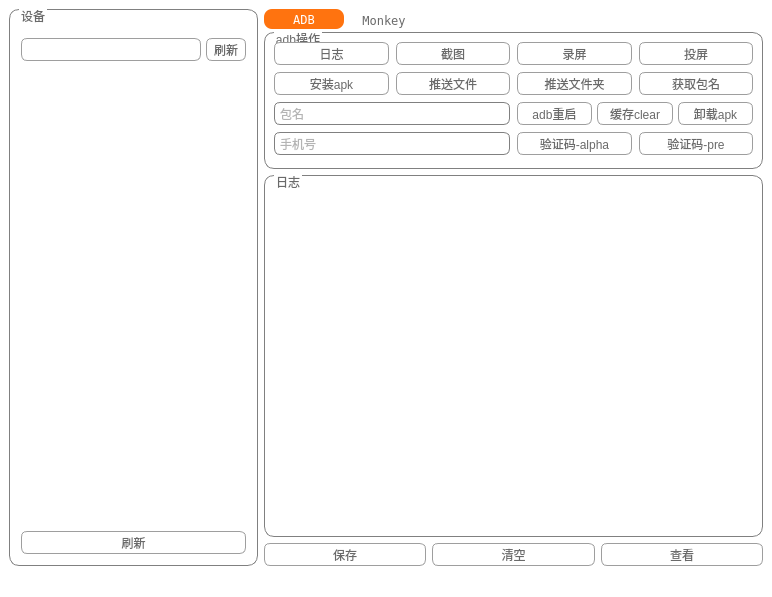
<?xml version="1.0" encoding="UTF-8"?>
<ui version="4.0">
 <class>MainWindow</class>
 <widget class="QMainWindow" name="MainWindow">
  <property name="geometry">
   <rect>
    <x>0</x>
    <y>0</y>
    <width>772</width>
    <height>597</height>
   </rect>
  </property>
  <property name="windowTitle">
   <string>ADB工具</string>
  </property>
  <property name="windowIcon">
   <iconset resource="img.qrc">
    <normaloff>:/logo/adb.ico</normaloff>:/logo/adb.ico</iconset>
  </property>
  <property name="styleSheet">
   <string notr="true">QWidget{
	background-color: white;
	color: rgb(106, 106, 106);
}
QPushButton{
	color: rgb(106, 106, 106);
	selection-color: rgb(201, 216, 255);
	height:21px;
	border:1px solid rgb(158, 158, 158);
	border-radius:6px;
	padding:0px 3px;
	}
QLineEdit{
	border:1px solid gray;
	height:21px;
	border-radius:6px;
	padding:0px 3px;
	background: transparent;
	}
QPushButton:hover{
	font-weight:700;
	color:white;
	border-color:rgb(188, 201, 244);
	background-color: rgb(111, 172, 236);
	}
QPushButton:pressed{
	font-weight:700;
	border-color:rgb(188, 201, 200);
	background-color: rgb(188, 201, 200);
	}
QScrollBar:vertical {
	width: 8px;
	background:rgba(0, 0, 0, 0%);
	border-radius:4px;
	border:none;
}
QScrollBar:handle:vertical{
	border-radius:4px;
	width: 8px;
	background:rgba(0, 0, 0, 25%);
}
QScrollBar:handle:vertical:hover
{
    width:8px;
    background:rgba(0, 0, 0, 50%);
    border-radius:4px;
    min-height:20;
}
QScrollBar:add-line:vertical
{
    height:0px;
	width:0px;
    subcontrol-position:bottom;
}
QScrollBar:sub-line:vertical
{
    height:0px;
	width:0px;
    subcontrol-position:top;
}
 QMenu {
 }

 QMenu::item {
	
	background-color: transparent;
	padding:5px 45px;
	border-radius:6px;
	margin:0px 0px;

 }

 QMenu::item:selected {
     background-color: #e8e8e8;

 }</string>
  </property>
  <widget class="QWidget" name="centralwidget">
   <layout class="QGridLayout" name="gridLayout">
    <item row="0" column="0">
     <layout class="QHBoxLayout" name="horizontalLayout_16" stretch="1,2">
      <item>
       <widget class="QGroupBox" name="groupBox_3">
        <property name="minimumSize">
         <size>
          <width>0</width>
          <height>0</height>
         </size>
        </property>
        <property name="maximumSize">
         <size>
          <width>270</width>
          <height>16777215</height>
         </size>
        </property>
        <property name="styleSheet">
         <string notr="true">            QGroupBox#groupBox_3{
                 border:1px solid gray;
				margin-top:0.5em;
                 border-radius:10px;
                 padding:0px;
                }
			QGroupBox::title {
				subcontrol-origin: margin;
				subcontrol-position: top left;
				left:10px;
				}</string>
        </property>
        <property name="title">
         <string>设备</string>
        </property>
        <layout class="QHBoxLayout" name="horizontalLayout_3">
         <item>
          <layout class="QVBoxLayout" name="verticalLayout_4">
           <property name="spacing">
            <number>0</number>
           </property>
           <item>
            <layout class="QHBoxLayout" name="horizontalLayout_2">
             <property name="spacing">
              <number>5</number>
             </property>
             <item>
              <widget class="QComboBox" name="comboBox">
               <property name="enabled">
                <bool>true</bool>
               </property>
               <property name="minimumSize">
                <size>
                 <width>0</width>
                 <height>0</height>
                </size>
               </property>
               <property name="maximumSize">
                <size>
                 <width>16777215</width>
                 <height>16777215</height>
                </size>
               </property>
               <property name="cursor">
                <cursorShape>ArrowCursor</cursorShape>
               </property>
               <property name="layoutDirection">
                <enum>Qt::LeftToRight</enum>
               </property>
               <property name="autoFillBackground">
                <bool>false</bool>
               </property>
               <property name="styleSheet">
                <string notr="true">QComboBox{
	combobox-popup: 0;
	border-style:none;
	color: rgb(106, 106, 106);
	height:21px;
    border:1px solid rgb(158, 158, 158);
    border-radius:6px;
    padding:0px 3px;
    background: white;
    }

QComboBox:drop-down {
    width:0px;
    border: none;
    subcontrol-position: right center;
    subcontrol-origin: padding;
    }
QComboBox QAbstractItemView{
    outline: 0px;
	border:1px solid rgb(158, 158, 158);
	border-radius: 6px;
	background-color: #FFFFFF;
    }
QComboBox QAbstractItemView::item {
    color: rgb(106, 106, 106);
    min-height: 23px; 
    border-radius:10px;
    margin:3px 0px 3px 0px;
    }
QComboBox QAbstractScrollArea QScrollBar:vertical {
    width: 8px;
    border:none;
    border-radius:4px;
}
QComboBox QAbstractScrollArea QScrollBar:handle:vertical{
    border-radius:4px;
    width: 8px;
    background:gray;
}
QComboBox QAbstractItemView::item:selected{
    color:white;
    background-color: rgb(111, 172, 236);
    }</string>
               </property>
               <property name="frame">
                <bool>false</bool>
               </property>
              </widget>
             </item>
             <item>
              <widget class="QPushButton" name="pushButton_3">
               <property name="maximumSize">
                <size>
                 <width>40</width>
                 <height>16777215</height>
                </size>
               </property>
               <property name="cursor">
                <cursorShape>PointingHandCursor</cursorShape>
               </property>
               <property name="styleSheet">
                <string notr="true"/>
               </property>
               <property name="text">
                <string>刷新</string>
               </property>
               <property name="autoDefault">
                <bool>false</bool>
               </property>
              </widget>
             </item>
            </layout>
           </item>
           <item>
            <layout class="QGridLayout" name="gridLayout_2" rowstretch="0,0" columnstretch="0" rowminimumheight="0,0">
             <property name="spacing">
              <number>0</number>
             </property>
             <item row="0" column="0">
              <widget class="QListWidget" name="listWidget">
               <property name="enabled">
                <bool>true</bool>
               </property>
               <property name="cursor" stdset="0">
                <cursorShape>ArrowCursor</cursorShape>
               </property>
               <property name="styleSheet">
                <string notr="true">            QListWidget{
                outline:0px;
                color: rgb(106, 106, 106);
                border:none;
                border-radius:5px;
                padding:5px -5px 5px -5px;
                background: transparent;
            }
            QListWidget::item
                {
                    color: rgb(106, 106, 106);
                    min-height: 25px; 
                    border-radius:10px;
                    margin:3px 0px 3px 0px;
                }
            QListWidget::item:hover
                {
                    color:white;
                    background-color: rgb(111, 172, 236);
                }
            QListWidget::item:selected
                {
                    color:white;
                    background-color: rgb(96, 193, 0);
                }</string>
               </property>
               <property name="frameShape">
                <enum>QFrame::StyledPanel</enum>
               </property>
               <property name="frameShadow">
                <enum>QFrame::Plain</enum>
               </property>
               <property name="horizontalScrollBarPolicy">
                <enum>Qt::ScrollBarAsNeeded</enum>
               </property>
               <property name="autoScrollMargin">
                <number>16</number>
               </property>
               <property name="showDropIndicator" stdset="0">
                <bool>false</bool>
               </property>
              </widget>
             </item>
             <item row="1" column="0">
              <widget class="QPushButton" name="pushButton_18">
               <property name="cursor">
                <cursorShape>PointingHandCursor</cursorShape>
               </property>
               <property name="styleSheet">
                <string notr="true"/>
               </property>
               <property name="text">
                <string>刷新</string>
               </property>
              </widget>
             </item>
            </layout>
           </item>
          </layout>
         </item>
        </layout>
       </widget>
      </item>
      <item>
       <layout class="QVBoxLayout" name="verticalLayout_5">
        <item>
         <layout class="QVBoxLayout" name="verticalLayout" stretch="1,3">
          <item>
           <widget class="QTabWidget" name="tabWidget">
            <property name="font">
             <font>
              <family>Andale Mono</family>
             </font>
            </property>
            <property name="cursor">
             <cursorShape>ArrowCursor</cursorShape>
            </property>
            <property name="styleSheet">
             <string notr="true">            QTabWidget{
					background-color:transparent;
			}
            QTabWidget::pane{
                        border:none;
                        padding: 0px;
            }
            QTabWidget::tab-bar{alignment:left;}
            QTabBar::tab{
                color: rgb(106, 106, 106);
                border-radius:8px;
                            }
            QTabBar::tab:hover{
                color:white;
                background-color: rgb(111, 172, 236);
                            }
            QTabBar::tab:selected{
                            border-color: rgb(255, 115, 15);
                            background:rgb(255, 115, 15);
                            color:white;
                            }

            QTabBar::tab{width:80px}
            QTabBar::tab{height:20px}</string>
            </property>
            <property name="currentIndex">
             <number>0</number>
            </property>
            <widget class="QWidget" name="tab">
             <attribute name="title">
              <string>ADB</string>
             </attribute>
             <layout class="QHBoxLayout" name="horizontalLayout_15">
              <property name="leftMargin">
               <number>0</number>
              </property>
              <property name="topMargin">
               <number>3</number>
              </property>
              <property name="rightMargin">
               <number>0</number>
              </property>
              <property name="bottomMargin">
               <number>0</number>
              </property>
              <item>
               <widget class="QGroupBox" name="groupBox">
                <property name="styleSheet">
                 <string notr="true">            QGroupBox#groupBox{
                 border:1px solid gray;
				margin-top: 0.5em;
                 border-radius:10px;
                 padding:0px;
                }
			QGroupBox::title {
				subcontrol-origin: margin;
				subcontrol-position: top left;
				left:10px;
				}</string>
                </property>
                <property name="title">
                 <string>adb操作</string>
                </property>
                <layout class="QHBoxLayout" name="horizontalLayout_21">
                 <item>
                  <layout class="QVBoxLayout" name="verticalLayout_3">
                   <property name="spacing">
                    <number>7</number>
                   </property>
                   <item>
                    <layout class="QHBoxLayout" name="horizontalLayout_7">
                     <property name="spacing">
                      <number>7</number>
                     </property>
                     <item>
                      <widget class="QPushButton" name="pushButton">
                       <property name="minimumSize">
                        <size>
                         <width>0</width>
                         <height>0</height>
                        </size>
                       </property>
                       <property name="font">
                        <font>
                         <family>Helvetica Neue</family>
                         <bold>false</bold>
                        </font>
                       </property>
                       <property name="cursor">
                        <cursorShape>PointingHandCursor</cursorShape>
                       </property>
                       <property name="toolTip">
                        <string/>
                       </property>
                       <property name="styleSheet">
                        <string notr="true"/>
                       </property>
                       <property name="text">
                        <string>日志</string>
                       </property>
                       <property name="autoDefault">
                        <bool>false</bool>
                       </property>
                       <property name="default">
                        <bool>false</bool>
                       </property>
                       <property name="flat">
                        <bool>false</bool>
                       </property>
                      </widget>
                     </item>
                     <item>
                      <widget class="QPushButton" name="pushButton_5">
                       <property name="minimumSize">
                        <size>
                         <width>0</width>
                         <height>0</height>
                        </size>
                       </property>
                       <property name="cursor">
                        <cursorShape>PointingHandCursor</cursorShape>
                       </property>
                       <property name="acceptDrops">
                        <bool>true</bool>
                       </property>
                       <property name="text">
                        <string>截图</string>
                       </property>
                       <property name="autoDefault">
                        <bool>false</bool>
                       </property>
                      </widget>
                     </item>
                     <item>
                      <widget class="QPushButton" name="pushButton_6">
                       <property name="minimumSize">
                        <size>
                         <width>0</width>
                         <height>0</height>
                        </size>
                       </property>
                       <property name="cursor">
                        <cursorShape>PointingHandCursor</cursorShape>
                       </property>
                       <property name="acceptDrops">
                        <bool>true</bool>
                       </property>
                       <property name="text">
                        <string>录屏</string>
                       </property>
                       <property name="autoDefault">
                        <bool>false</bool>
                       </property>
                      </widget>
                     </item>
                     <item>
                      <widget class="QPushButton" name="pushButton_11">
                       <property name="minimumSize">
                        <size>
                         <width>0</width>
                         <height>0</height>
                        </size>
                       </property>
                       <property name="cursor">
                        <cursorShape>PointingHandCursor</cursorShape>
                       </property>
                       <property name="acceptDrops">
                        <bool>true</bool>
                       </property>
                       <property name="text">
                        <string>投屏</string>
                       </property>
                       <property name="autoDefault">
                        <bool>false</bool>
                       </property>
                      </widget>
                     </item>
                    </layout>
                   </item>
                   <item>
                    <layout class="QHBoxLayout" name="horizontalLayout_6">
                     <property name="spacing">
                      <number>7</number>
                     </property>
                     <item>
                      <widget class="QPushButton" name="pushButton_2">
                       <property name="minimumSize">
                        <size>
                         <width>0</width>
                         <height>0</height>
                        </size>
                       </property>
                       <property name="cursor">
                        <cursorShape>PointingHandCursor</cursorShape>
                       </property>
                       <property name="acceptDrops">
                        <bool>true</bool>
                       </property>
                       <property name="text">
                        <string>安装apk</string>
                       </property>
                       <property name="autoDefault">
                        <bool>false</bool>
                       </property>
                      </widget>
                     </item>
                     <item>
                      <widget class="QPushButton" name="pushButton_7">
                       <property name="minimumSize">
                        <size>
                         <width>0</width>
                         <height>0</height>
                        </size>
                       </property>
                       <property name="cursor">
                        <cursorShape>PointingHandCursor</cursorShape>
                       </property>
                       <property name="acceptDrops">
                        <bool>true</bool>
                       </property>
                       <property name="text">
                        <string>推送文件</string>
                       </property>
                       <property name="autoDefault">
                        <bool>false</bool>
                       </property>
                      </widget>
                     </item>
                     <item>
                      <widget class="QPushButton" name="pushButton_8">
                       <property name="minimumSize">
                        <size>
                         <width>0</width>
                         <height>0</height>
                        </size>
                       </property>
                       <property name="cursor">
                        <cursorShape>PointingHandCursor</cursorShape>
                       </property>
                       <property name="acceptDrops">
                        <bool>true</bool>
                       </property>
                       <property name="text">
                        <string>推送文件夹</string>
                       </property>
                       <property name="autoDefault">
                        <bool>false</bool>
                       </property>
                      </widget>
                     </item>
                     <item>
                      <widget class="QPushButton" name="pushButton_13">
                       <property name="minimumSize">
                        <size>
                         <width>0</width>
                         <height>0</height>
                        </size>
                       </property>
                       <property name="cursor">
                        <cursorShape>PointingHandCursor</cursorShape>
                       </property>
                       <property name="acceptDrops">
                        <bool>true</bool>
                       </property>
                       <property name="text">
                        <string>获取包名</string>
                       </property>
                       <property name="autoDefault">
                        <bool>false</bool>
                       </property>
                      </widget>
                     </item>
                    </layout>
                   </item>
                   <item>
                    <layout class="QHBoxLayout" name="horizontalLayout_8" stretch="1,1">
                     <property name="spacing">
                      <number>7</number>
                     </property>
                     <item>
                      <widget class="QLineEdit" name="lineEdit">
                       <property name="placeholderText">
                        <string>包名</string>
                       </property>
                      </widget>
                     </item>
                     <item>
                      <layout class="QHBoxLayout" name="horizontalLayout_5">
                       <property name="spacing">
                        <number>5</number>
                       </property>
                       <item>
                        <widget class="QPushButton" name="pushButton_17">
                         <property name="minimumSize">
                          <size>
                           <width>0</width>
                           <height>0</height>
                          </size>
                         </property>
                         <property name="cursor">
                          <cursorShape>PointingHandCursor</cursorShape>
                         </property>
                         <property name="text">
                          <string>adb重启</string>
                         </property>
                        </widget>
                       </item>
                       <item>
                        <widget class="QPushButton" name="pushButton_14">
                         <property name="minimumSize">
                          <size>
                           <width>0</width>
                           <height>0</height>
                          </size>
                         </property>
                         <property name="cursor">
                          <cursorShape>PointingHandCursor</cursorShape>
                         </property>
                         <property name="acceptDrops">
                          <bool>true</bool>
                         </property>
                         <property name="text">
                          <string>缓存clear</string>
                         </property>
                         <property name="autoDefault">
                          <bool>false</bool>
                         </property>
                        </widget>
                       </item>
                       <item>
                        <widget class="QPushButton" name="pushButton_15">
                         <property name="minimumSize">
                          <size>
                           <width>0</width>
                           <height>0</height>
                          </size>
                         </property>
                         <property name="cursor">
                          <cursorShape>PointingHandCursor</cursorShape>
                         </property>
                         <property name="acceptDrops">
                          <bool>true</bool>
                         </property>
                         <property name="text">
                          <string>卸载apk</string>
                         </property>
                         <property name="autoDefault">
                          <bool>false</bool>
                         </property>
                        </widget>
                       </item>
                      </layout>
                     </item>
                    </layout>
                   </item>
                   <item>
                    <layout class="QHBoxLayout" name="horizontalLayout_20" stretch="1,1">
                     <item>
                      <widget class="QLineEdit" name="lineEdit_2">
                       <property name="placeholderText">
                        <string>手机号</string>
                       </property>
                      </widget>
                     </item>
                     <item>
                      <layout class="QHBoxLayout" name="horizontalLayout_17">
                       <item>
                        <widget class="QPushButton" name="pushButton_19">
                         <property name="cursor">
                          <cursorShape>PointingHandCursor</cursorShape>
                         </property>
                         <property name="text">
                          <string>验证码-alpha</string>
                         </property>
                        </widget>
                       </item>
                       <item>
                        <widget class="QPushButton" name="pushButton_20">
                         <property name="cursor">
                          <cursorShape>PointingHandCursor</cursorShape>
                         </property>
                         <property name="text">
                          <string>验证码-pre</string>
                         </property>
                        </widget>
                       </item>
                      </layout>
                     </item>
                    </layout>
                   </item>
                  </layout>
                 </item>
                </layout>
               </widget>
              </item>
             </layout>
            </widget>
            <widget class="QWidget" name="tab_2">
             <attribute name="title">
              <string>Monkey</string>
             </attribute>
             <layout class="QHBoxLayout" name="horizontalLayout_14">
              <property name="leftMargin">
               <number>0</number>
              </property>
              <property name="topMargin">
               <number>3</number>
              </property>
              <property name="rightMargin">
               <number>0</number>
              </property>
              <property name="bottomMargin">
               <number>0</number>
              </property>
              <item>
               <widget class="QGroupBox" name="groupBox_4">
                <property name="styleSheet">
                 <string notr="true">
            QGroupBox#groupBox_4{
                 border:1px solid gray;
				margin-top: 0.5em;
                 border-radius:10px;
                 padding:0px;
                }
			QGroupBox::title {
				subcontrol-origin: margin;
				subcontrol-position: top left;
				left:10px;
				}
            QComboBox{
                color: rgb(106, 106, 106);
                border:1px solid rgb(158, 158, 158);
                border-radius:5px;
                padding:0px 5px 0px 5px;
                background: transparent;
                }
            QCheckBox{
                }
            QCheckBox::indicator
                {
                }
            QCheckBox::indicator:unchecked
                {
                }
            QCheckBox::indicator:checked
                {
                }</string>
                </property>
                <property name="title">
                 <string>monkey</string>
                </property>
                <layout class="QHBoxLayout" name="horizontalLayout_19">
                 <property name="leftMargin">
                  <number>5</number>
                 </property>
                 <property name="topMargin">
                  <number>6</number>
                 </property>
                 <property name="rightMargin">
                  <number>5</number>
                 </property>
                 <property name="bottomMargin">
                  <number>5</number>
                 </property>
                 <item>
                  <layout class="QVBoxLayout" name="verticalLayout_2">
                   <property name="spacing">
                    <number>2</number>
                   </property>
                   <property name="topMargin">
                    <number>0</number>
                   </property>
                   <property name="rightMargin">
                    <number>0</number>
                   </property>
                   <item>
                    <layout class="QHBoxLayout" name="horizontalLayout_18" stretch="2,3">
                     <property name="spacing">
                      <number>7</number>
                     </property>
                     <item>
                      <layout class="QHBoxLayout" name="horizontalLayout_13">
                       <item>
                        <widget class="QLabel" name="label">
                         <property name="text">
                          <string>-P</string>
                         </property>
                        </widget>
                       </item>
                       <item>
                        <widget class="QLineEdit" name="package_apk">
                         <property name="minimumSize">
                          <size>
                           <width>0</width>
                           <height>0</height>
                          </size>
                         </property>
                        </widget>
                       </item>
                      </layout>
                     </item>
                     <item>
                      <layout class="QHBoxLayout" name="horizontalLayout_9">
                       <property name="spacing">
                        <number>7</number>
                       </property>
                       <item>
                        <widget class="QLabel" name="label_2">
                         <property name="text">
                          <string>-S</string>
                         </property>
                        </widget>
                       </item>
                       <item>
                        <widget class="QLineEdit" name="seed">
                         <property name="maximumSize">
                          <size>
                           <width>16777215</width>
                           <height>16777215</height>
                          </size>
                         </property>
                        </widget>
                       </item>
                       <item>
                        <widget class="QLabel" name="label_5">
                         <property name="text">
                          <string>-T</string>
                         </property>
                        </widget>
                       </item>
                       <item>
                        <widget class="QLineEdit" name="throttle">
                         <property name="maximumSize">
                          <size>
                           <width>16777215</width>
                           <height>16777215</height>
                          </size>
                         </property>
                         <property name="text">
                          <string/>
                         </property>
                        </widget>
                       </item>
                       <item>
                        <widget class="QLabel" name="label_4">
                         <property name="text">
                          <string>-V</string>
                         </property>
                        </widget>
                       </item>
                       <item>
                        <widget class="QLineEdit" name="level">
                         <property name="maximumSize">
                          <size>
                           <width>16777215</width>
                           <height>16777215</height>
                          </size>
                         </property>
                        </widget>
                       </item>
                       <item>
                        <widget class="QLabel" name="label_6">
                         <property name="text">
                          <string>-E</string>
                         </property>
                        </widget>
                       </item>
                       <item>
                        <widget class="QLineEdit" name="event_num">
                         <property name="maximumSize">
                          <size>
                           <width>16777215</width>
                           <height>16777215</height>
                          </size>
                         </property>
                        </widget>
                       </item>
                      </layout>
                     </item>
                    </layout>
                   </item>
                   <item>
                    <layout class="QHBoxLayout" name="horizontalLayout_10" stretch="0,0,0,0,0">
                     <property name="spacing">
                      <number>7</number>
                     </property>
                     <property name="topMargin">
                      <number>1</number>
                     </property>
                     <property name="bottomMargin">
                      <number>1</number>
                     </property>
                     <item>
                      <widget class="QCheckBox" name="crashes">
                       <property name="minimumSize">
                        <size>
                         <width>10</width>
                         <height>0</height>
                        </size>
                       </property>
                       <property name="text">
                        <string>ignore-crashes</string>
                       </property>
                       <property name="checked">
                        <bool>true</bool>
                       </property>
                      </widget>
                     </item>
                     <item>
                      <widget class="QCheckBox" name="timeouts">
                       <property name="minimumSize">
                        <size>
                         <width>10</width>
                         <height>0</height>
                        </size>
                       </property>
                       <property name="text">
                        <string>ignore-timeouts</string>
                       </property>
                       <property name="checked">
                        <bool>true</bool>
                       </property>
                      </widget>
                     </item>
                     <item>
                      <widget class="QCheckBox" name="security_exceptions">
                       <property name="minimumSize">
                        <size>
                         <width>10</width>
                         <height>0</height>
                        </size>
                       </property>
                       <property name="text">
                        <string>ignore-security-exceptions</string>
                       </property>
                       <property name="checked">
                        <bool>true</bool>
                       </property>
                      </widget>
                     </item>
                     <item>
                      <widget class="QCheckBox" name="kill_error">
                       <property name="minimumSize">
                        <size>
                         <width>10</width>
                         <height>0</height>
                        </size>
                       </property>
                       <property name="text">
                        <string>kill-process-after-error</string>
                       </property>
                       <property name="checked">
                        <bool>true</bool>
                       </property>
                      </widget>
                     </item>
                     <item>
                      <widget class="QCheckBox" name="native_crashes">
                       <property name="minimumSize">
                        <size>
                         <width>10</width>
                         <height>0</height>
                        </size>
                       </property>
                       <property name="text">
                        <string>monitor-native-crashes</string>
                       </property>
                       <property name="checked">
                        <bool>true</bool>
                       </property>
                      </widget>
                     </item>
                    </layout>
                   </item>
                   <item>
                    <layout class="QHBoxLayout" name="horizontalLayout_11">
                     <property name="spacing">
                      <number>7</number>
                     </property>
                     <item>
                      <widget class="QLabel" name="label_7">
                       <property name="text">
                        <string>点击</string>
                       </property>
                      </widget>
                     </item>
                     <item>
                      <widget class="QLineEdit" name="touch"/>
                     </item>
                     <item>
                      <widget class="QLabel" name="label_8">
                       <property name="text">
                        <string>滑动</string>
                       </property>
                      </widget>
                     </item>
                     <item>
                      <widget class="QLineEdit" name="motion"/>
                     </item>
                     <item>
                      <widget class="QLabel" name="label_9">
                       <property name="text">
                        <string>缩放</string>
                       </property>
                      </widget>
                     </item>
                     <item>
                      <widget class="QLineEdit" name="pinchzoom"/>
                     </item>
                     <item>
                      <widget class="QLabel" name="label_10">
                       <property name="text">
                        <string>轨迹</string>
                       </property>
                      </widget>
                     </item>
                     <item>
                      <widget class="QLineEdit" name="trackball"/>
                     </item>
                     <item>
                      <widget class="QPushButton" name="pushButton_16">
                       <property name="minimumSize">
                        <size>
                         <width>70</width>
                         <height>0</height>
                        </size>
                       </property>
                       <property name="cursor">
                        <cursorShape>PointingHandCursor</cursorShape>
                       </property>
                       <property name="text">
                        <string>停止</string>
                       </property>
                      </widget>
                     </item>
                    </layout>
                   </item>
                   <item>
                    <layout class="QHBoxLayout" name="horizontalLayout_12">
                     <property name="spacing">
                      <number>7</number>
                     </property>
                     <item>
                      <widget class="QLabel" name="label_12">
                       <property name="text">
                        <string>旋转</string>
                       </property>
                      </widget>
                     </item>
                     <item>
                      <widget class="QLineEdit" name="rotation"/>
                     </item>
                     <item>
                      <widget class="QLabel" name="label_13">
                       <property name="text">
                        <string>导航</string>
                       </property>
                      </widget>
                     </item>
                     <item>
                      <widget class="QLineEdit" name="majornav"/>
                     </item>
                     <item>
                      <widget class="QLabel" name="label_14">
                       <property name="text">
                        <string>按键</string>
                       </property>
                      </widget>
                     </item>
                     <item>
                      <widget class="QLineEdit" name="syskeys"/>
                     </item>
                     <item>
                      <widget class="QLabel" name="label_15">
                       <property name="text">
                        <string>活动</string>
                       </property>
                      </widget>
                     </item>
                     <item>
                      <widget class="QLineEdit" name="appswitch"/>
                     </item>
                     <item>
                      <widget class="QPushButton" name="pushButton_4">
                       <property name="minimumSize">
                        <size>
                         <width>70</width>
                         <height>0</height>
                        </size>
                       </property>
                       <property name="cursor">
                        <cursorShape>PointingHandCursor</cursorShape>
                       </property>
                       <property name="text">
                        <string>Monkey</string>
                       </property>
                      </widget>
                     </item>
                    </layout>
                   </item>
                  </layout>
                 </item>
                </layout>
               </widget>
              </item>
             </layout>
            </widget>
           </widget>
          </item>
          <item>
           <widget class="QGroupBox" name="groupBox_2">
            <property name="styleSheet">
             <string notr="true">            QGroupBox#groupBox_2{
                 border:1px solid gray;
				margin-top: 0.5em;
                 border-radius:10px;
                 padding:0px;
                }
            QTextBrowser{
                border:none;
				padding:0px;
                }
			QGroupBox::title {
				subcontrol-origin: margin;
				subcontrol-position: top left;
				left:10px;
				}</string>
            </property>
            <property name="title">
             <string>日志</string>
            </property>
            <layout class="QHBoxLayout" name="horizontalLayout">
             <property name="leftMargin">
              <number>2</number>
             </property>
             <property name="topMargin">
              <number>6</number>
             </property>
             <property name="rightMargin">
              <number>2</number>
             </property>
             <property name="bottomMargin">
              <number>5</number>
             </property>
             <item>
              <widget class="QTextBrowser" name="textBrowser">
               <property name="font">
                <font>
                 <family>Helvetica Neue</family>
                 <bold>false</bold>
                </font>
               </property>
               <property name="styleSheet">
                <string notr="true"/>
               </property>
               <property name="html">
                <string>&lt;!DOCTYPE HTML PUBLIC &quot;-//W3C//DTD HTML 4.0//EN&quot; &quot;http://www.w3.org/TR/REC-html40/strict.dtd&quot;&gt;
&lt;html&gt;&lt;head&gt;&lt;meta name=&quot;qrichtext&quot; content=&quot;1&quot; /&gt;&lt;meta charset=&quot;utf-8&quot; /&gt;&lt;style type=&quot;text/css&quot;&gt;
p, li { white-space: pre-wrap; }
hr { height: 1px; border-width: 0; }
li.unchecked::marker { content: &quot;\2610&quot;; }
li.checked::marker { content: &quot;\2612&quot;; }
&lt;/style&gt;&lt;/head&gt;&lt;body style=&quot; font-family:'Helvetica Neue'; font-size:13pt; font-weight:400; font-style:normal;&quot;&gt;
&lt;p style=&quot;-qt-paragraph-type:empty; margin-top:0px; margin-bottom:0px; margin-left:0px; margin-right:0px; -qt-block-indent:0; text-indent:0px; font-family:'Helvetica Neue','Helvetica','Arial','sans-serif'; font-size:9pt;&quot;&gt;&lt;br /&gt;&lt;/p&gt;&lt;/body&gt;&lt;/html&gt;</string>
               </property>
              </widget>
             </item>
            </layout>
           </widget>
          </item>
         </layout>
        </item>
        <item>
         <layout class="QHBoxLayout" name="horizontalLayout_4">
          <item>
           <widget class="QPushButton" name="pushButton_9">
            <property name="cursor">
             <cursorShape>PointingHandCursor</cursorShape>
            </property>
            <property name="acceptDrops">
             <bool>true</bool>
            </property>
            <property name="text">
             <string>保存</string>
            </property>
            <property name="autoDefault">
             <bool>false</bool>
            </property>
           </widget>
          </item>
          <item>
           <widget class="QPushButton" name="pushButton_10">
            <property name="cursor">
             <cursorShape>PointingHandCursor</cursorShape>
            </property>
            <property name="acceptDrops">
             <bool>true</bool>
            </property>
            <property name="text">
             <string>清空</string>
            </property>
            <property name="autoDefault">
             <bool>false</bool>
            </property>
           </widget>
          </item>
          <item>
           <widget class="QPushButton" name="pushButton_12">
            <property name="cursor">
             <cursorShape>PointingHandCursor</cursorShape>
            </property>
            <property name="acceptDrops">
             <bool>true</bool>
            </property>
            <property name="text">
             <string>查看</string>
            </property>
            <property name="autoDefault">
             <bool>false</bool>
            </property>
           </widget>
          </item>
         </layout>
        </item>
       </layout>
      </item>
     </layout>
    </item>
   </layout>
  </widget>
  <widget class="QMenuBar" name="menubar">
   <property name="geometry">
    <rect>
     <x>0</x>
     <y>0</y>
     <width>772</width>
     <height>24</height>
    </rect>
   </property>
  </widget>
  <widget class="QStatusBar" name="statusbar"/>
 </widget>
 <resources>
  <include location="img.qrc"/>
 </resources>
 <connections/>
</ui>
